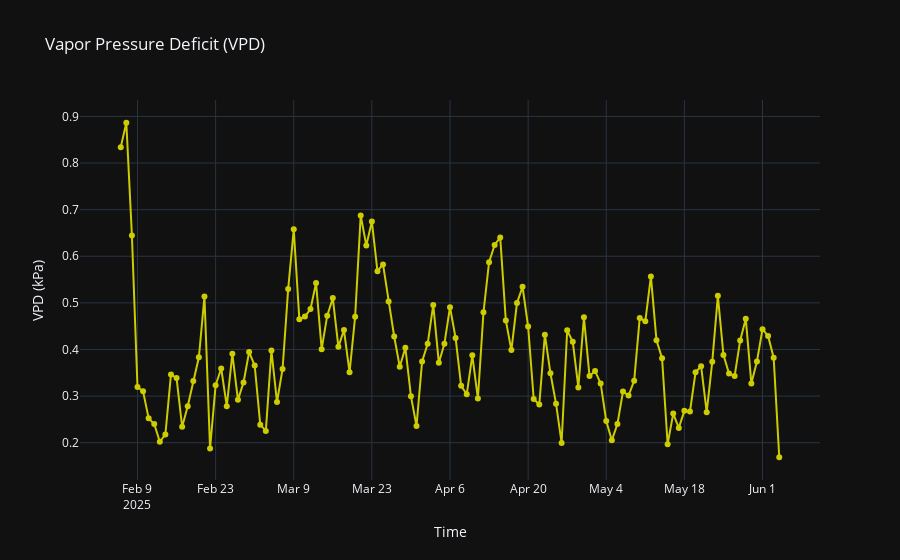

This figure's notebook cell:
### Code cell
fig_vpd = go.Figure()

# Now x = df.index
fig_vpd.add_trace(go.Scatter(x=vpd.index, y=vpd['vpd'], 
                         mode='lines+markers', 
                         name='Mean Hum',
                         line=dict(color='#CCCC00'),
                         marker=dict(color='#CCCC00')))

# Add titles and labels
fig_vpd.update_layout(
    title='Vapor Pressure Deficit (VPD)',
    xaxis_title='Time',
    yaxis_title='VPD (kPa)',
    template='plotly_dark'
)

# Show the plot
fig_vpd.show()
